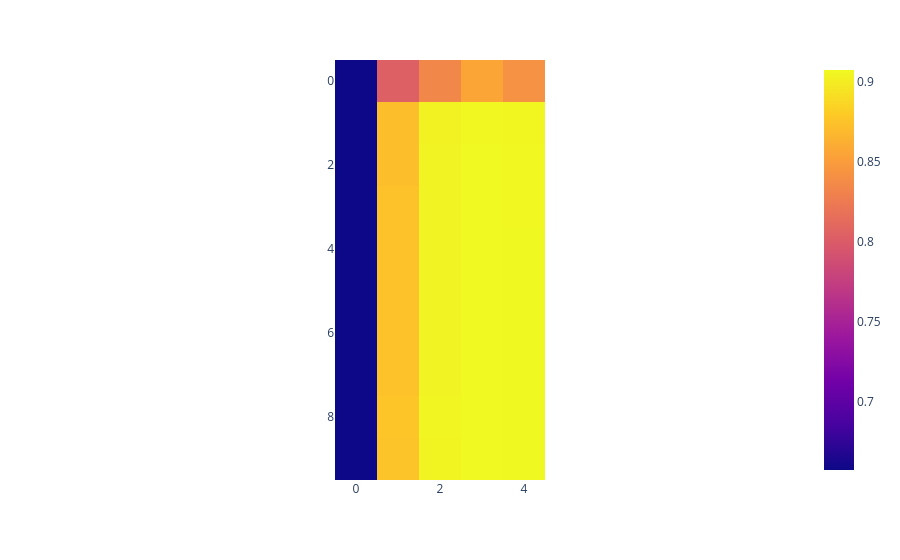

Here is the notebook cell this chart was saved with:
### Code cell
import plotly.express as px
result = rfCV.cv_results_["mean_test_score"].reshape(num_trees.size, depth.size, order='F')
fig = px.imshow(result)
fig.show()

### Figure 1 — Plotly figure (JSON) as saved in the notebook; plotly's stock layout.template omitted (floating-point values rounded to 4 significant figures)
{"data": [{"coloraxis": "coloraxis", "hovertemplate": "x: %{x}<br>y: %{y}<br>color: %{z}<extra></extra>", "name": "0", "type": "heatmap", "xaxis": "x", "yaxis": "y", "z": [[0.6577, 0.8035, 0.8343, 0.856, 0.8422], [0.6577, 0.8724, 0.903, 0.906, 0.9054], [0.6577, 0.8725, 0.9038, 0.9074, 0.9062], [0.6577, 0.8743, 0.9043, 0.9072, 0.9062], [0.6577, 0.8748, 0.9045, 0.9074, 0.9068], [0.6577, 0.874, 0.9045, 0.9073, 0.9071], [0.6577, 0.8741, 0.9046, 0.9072, 0.907], [0.6577, 0.8745, 0.9046, 0.9074, 0.9069], [0.6577, 0.8765, 0.9049, 0.9073, 0.9069], [0.6577, 0.8757, 0.9047, 0.9073, 0.9067]]}], "layout": {"coloraxis": {"colorscale": [[0, "#0d0887"], [0.1111, "#46039f"], [0.2222, "#7201a8"], [0.3333, "#9c179e"], [0.4444, "#bd3786"], [0.5556, "#d8576b"], [0.6667, "#ed7953"], [0.7778, "#fb9f3a"], [0.8889, "#fdca26"], [1, "#f0f921"]]}, "margin": {"t": 60}, "xaxis": {"anchor": "y", "constrain": "domain", "domain": [0, 1], "scaleanchor": "y"}, "yaxis": {"anchor": "x", "autorange": "reversed", "constrain": "domain", "domain": [0, 1]}}}
